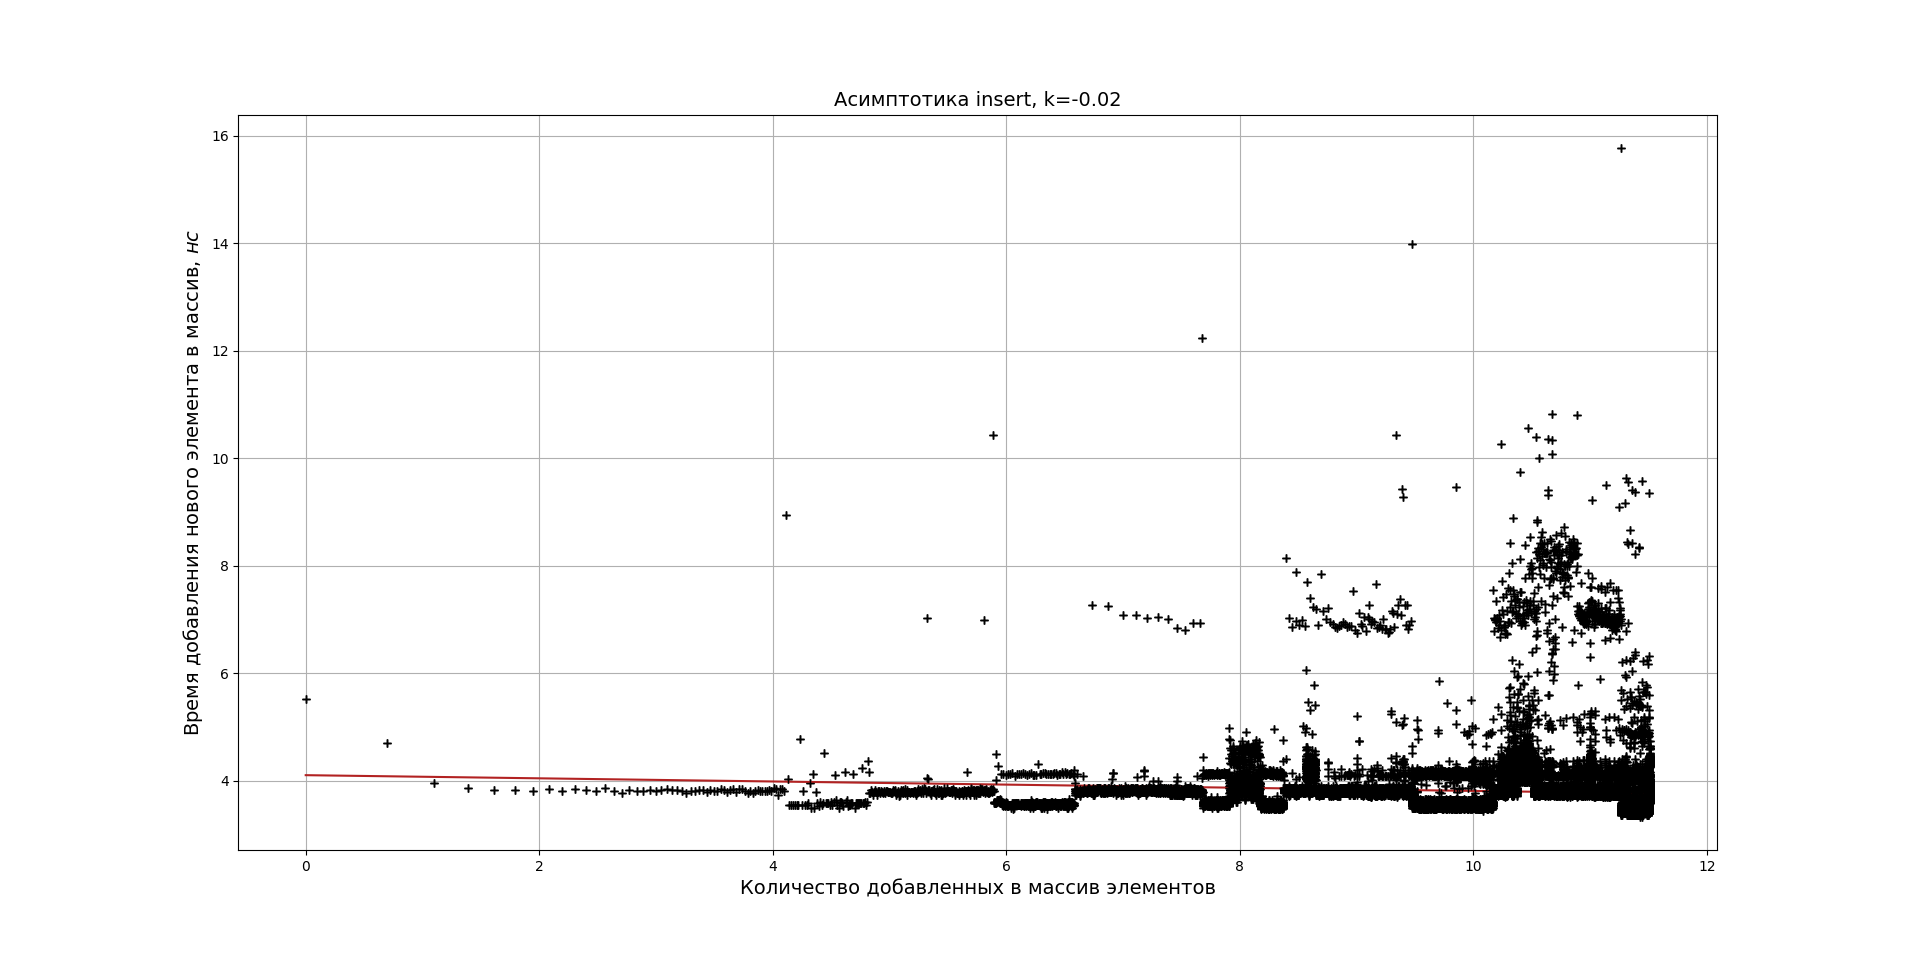

The Python source for this figure:
import numpy as np
import matplotlib.pyplot as plt

x = np.array([])
y = np.array([])

for i in np.arange(1, 100001):
    x = np.append(x, np.log(i))

f = open('insert.txt')
for line in f:
    y = np.append(y, np.log(int(line)))
f.close()


plt.xlabel(r'Количество добавленных в массив элементов', fontsize=14)
plt.ylabel(r'Время добавления нового элемента в массив, $нс$', fontsize=14)
plt.title(r'Асимптотика insert, k=-0.02', fontsize=14)
plt.grid(True)
plt.errorbar(x, y, xerr=0, yerr=0, fmt='+', color='black', capsize=3)
p = np.polyfit(x, y, 1, cov=True)
print(p)
p = p[0]
yfit = np.polyval(p,x)
plt.plot(x, yfit, color="firebrick")
plt.show()
